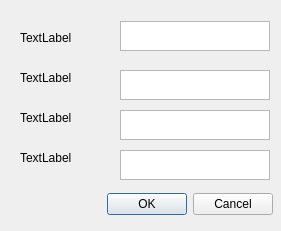
<?xml version="1.0" encoding="UTF-8"?>
<ui version="4.0">
 <class>Four_Param_Dialog</class>
 <widget class="QDialog" name="Four_Param_Dialog">
  <property name="geometry">
   <rect>
    <x>0</x>
    <y>0</y>
    <width>281</width>
    <height>231</height>
   </rect>
  </property>
  <property name="windowTitle">
   <string>Four_Param_Dialog</string>
  </property>
  <widget class="QDialogButtonBox" name="buttonBox">
   <property name="geometry">
    <rect>
     <x>80</x>
     <y>190</y>
     <width>193</width>
     <height>28</height>
    </rect>
   </property>
   <property name="orientation">
    <enum>Qt::Horizontal</enum>
   </property>
   <property name="standardButtons">
    <set>QDialogButtonBox::Cancel|QDialogButtonBox::Ok</set>
   </property>
  </widget>
  <widget class="QLabel" name="label_1">
   <property name="geometry">
    <rect>
     <x>20</x>
     <y>30</y>
     <width>72</width>
     <height>16</height>
    </rect>
   </property>
   <property name="text">
    <string>TextLabel</string>
   </property>
  </widget>
  <widget class="QTextEdit" name="textEdit_1">
   <property name="geometry">
    <rect>
     <x>120</x>
     <y>21</y>
     <width>150</width>
     <height>30</height>
    </rect>
   </property>
  </widget>
  <widget class="QLabel" name="label_2">
   <property name="geometry">
    <rect>
     <x>20</x>
     <y>70</y>
     <width>72</width>
     <height>16</height>
    </rect>
   </property>
   <property name="text">
    <string>TextLabel</string>
   </property>
  </widget>
  <widget class="QTextEdit" name="textEdit_2">
   <property name="geometry">
    <rect>
     <x>120</x>
     <y>70</y>
     <width>150</width>
     <height>30</height>
    </rect>
   </property>
  </widget>
  <widget class="QTextEdit" name="textEdit_3">
   <property name="geometry">
    <rect>
     <x>120</x>
     <y>110</y>
     <width>150</width>
     <height>30</height>
    </rect>
   </property>
  </widget>
  <widget class="QTextEdit" name="textEdit_4">
   <property name="geometry">
    <rect>
     <x>120</x>
     <y>150</y>
     <width>150</width>
     <height>30</height>
    </rect>
   </property>
  </widget>
  <widget class="QLabel" name="label_3">
   <property name="geometry">
    <rect>
     <x>20</x>
     <y>110</y>
     <width>72</width>
     <height>16</height>
    </rect>
   </property>
   <property name="text">
    <string>TextLabel</string>
   </property>
  </widget>
  <widget class="QLabel" name="label_4">
   <property name="geometry">
    <rect>
     <x>20</x>
     <y>150</y>
     <width>72</width>
     <height>16</height>
    </rect>
   </property>
   <property name="text">
    <string>TextLabel</string>
   </property>
  </widget>
 </widget>
 <resources/>
 <connections>
  <connection>
   <sender>buttonBox</sender>
   <signal>accepted()</signal>
   <receiver>Four_Param_Dialog</receiver>
   <slot>accept()</slot>
   <hints>
    <hint type="sourcelabel">
     <x>248</x>
     <y>254</y>
    </hint>
    <hint type="destinationlabel">
     <x>157</x>
     <y>274</y>
    </hint>
   </hints>
  </connection>
  <connection>
   <sender>buttonBox</sender>
   <signal>rejected()</signal>
   <receiver>Four_Param_Dialog</receiver>
   <slot>reject()</slot>
   <hints>
    <hint type="sourcelabel">
     <x>316</x>
     <y>260</y>
    </hint>
    <hint type="destinationlabel">
     <x>286</x>
     <y>274</y>
    </hint>
   </hints>
  </connection>
 </connections>
</ui>
